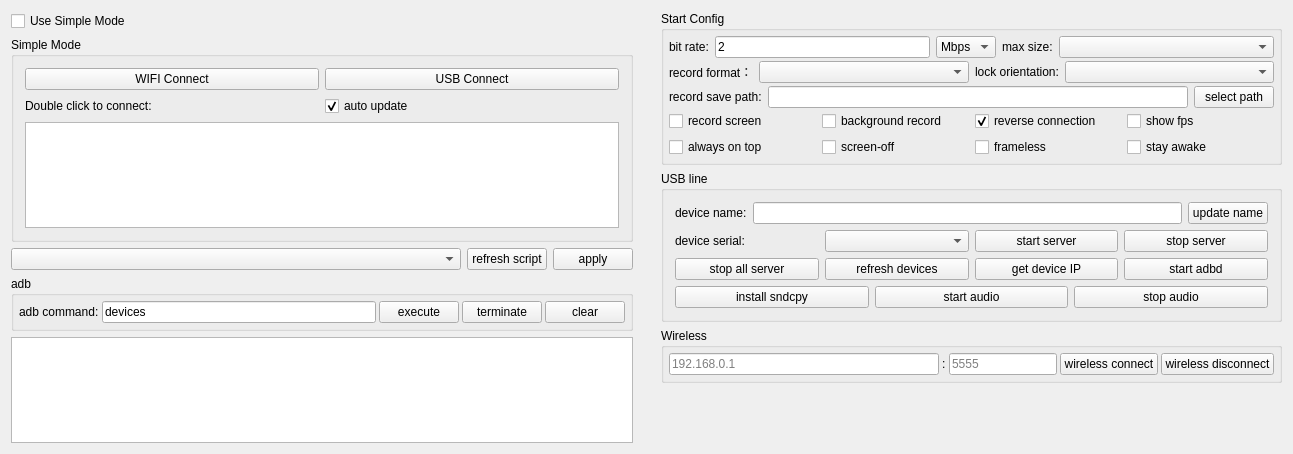
<?xml version="1.0" encoding="UTF-8"?>
<ui version="4.0">
 <class>Widget</class>
 <widget class="QWidget" name="Widget">
  <property name="geometry">
   <rect>
    <x>0</x>
    <y>0</y>
    <width>1293</width>
    <height>454</height>
   </rect>
  </property>
  <property name="windowTitle">
   <string notr="true">QtScrcpy</string>
  </property>
  <layout class="QHBoxLayout" name="horizontalLayout_11">
   <property name="leftMargin">
    <number>0</number>
   </property>
   <property name="topMargin">
    <number>0</number>
   </property>
   <property name="rightMargin">
    <number>0</number>
   </property>
   <property name="bottomMargin">
    <number>0</number>
   </property>
   <item>
    <widget class="QWidget" name="leftWidget" native="true">
     <property name="sizePolicy">
      <sizepolicy hsizetype="Preferred" vsizetype="Preferred">
       <horstretch>0</horstretch>
       <verstretch>0</verstretch>
      </sizepolicy>
     </property>
     <layout class="QVBoxLayout" name="verticalLayout_5">
      <item>
       <widget class="QCheckBox" name="useSingleModeCheck">
        <property name="sizePolicy">
         <sizepolicy hsizetype="Preferred" vsizetype="Maximum">
          <horstretch>0</horstretch>
          <verstretch>0</verstretch>
         </sizepolicy>
        </property>
        <property name="styleSheet">
         <string notr="true"/>
        </property>
        <property name="text">
         <string>Use Simple Mode</string>
        </property>
        <property name="checked">
         <bool>false</bool>
        </property>
       </widget>
      </item>
      <item>
       <widget class="QGroupBox" name="simpleGroupBox">
        <property name="sizePolicy">
         <sizepolicy hsizetype="Preferred" vsizetype="Preferred">
          <horstretch>0</horstretch>
          <verstretch>0</verstretch>
         </sizepolicy>
        </property>
        <property name="title">
         <string>Simple Mode</string>
        </property>
        <property name="checkable">
         <bool>false</bool>
        </property>
        <layout class="QVBoxLayout" name="verticalLayout_4">
         <item>
          <layout class="QHBoxLayout" name="horizontalLayout_9">
           <item>
            <widget class="QPushButton" name="wifiConnectBtn">
             <property name="sizePolicy">
              <sizepolicy hsizetype="Preferred" vsizetype="Maximum">
               <horstretch>0</horstretch>
               <verstretch>0</verstretch>
              </sizepolicy>
             </property>
             <property name="text">
              <string>WIFI Connect</string>
             </property>
            </widget>
           </item>
           <item>
            <widget class="QPushButton" name="usbConnectBtn">
             <property name="sizePolicy">
              <sizepolicy hsizetype="Preferred" vsizetype="Maximum">
               <horstretch>0</horstretch>
               <verstretch>0</verstretch>
              </sizepolicy>
             </property>
             <property name="text">
              <string>USB Connect</string>
             </property>
            </widget>
           </item>
          </layout>
         </item>
         
         <item>
          <layout class="QHBoxLayout" name="horizontalLayout_13">
           <property name="topMargin">
            <number>0</number>
           </property>
           <item>
            <widget class="QLabel" name="label_10">
             <property name="sizePolicy">
              <sizepolicy hsizetype="Preferred" vsizetype="Preferred">
               <horstretch>0</horstretch>
               <verstretch>0</verstretch>
              </sizepolicy>
             </property>
             <property name="text">
              <string>Double click to connect:</string>
             </property>
            </widget>
           </item>
           <item>
            <widget class="QCheckBox" name="autoUpdatecheckBox">
             <property name="sizePolicy">
              <sizepolicy hsizetype="Preferred" vsizetype="Preferred">
               <horstretch>0</horstretch>
               <verstretch>0</verstretch>
              </sizepolicy>
             </property>
             <property name="text">
              <string>auto update</string>
             </property>
             <property name="checked">
              <bool>true</bool>
             </property>
            </widget>
           </item>
          </layout>
         </item>
         <item>
          <widget class="QListWidget" name="connectedPhoneList">
           <property name="sizePolicy">
            <sizepolicy hsizetype="Preferred" vsizetype="Preferred">
             <horstretch>0</horstretch>
             <verstretch>0</verstretch>
            </sizepolicy>
           </property>
          </widget>
         </item>
        </layout>
       </widget>
      </item>
      <item>
          <widget class="QWidget" name="configWidget4" native="true">
           <property name="sizePolicy">
            <sizepolicy hsizetype="Preferred" vsizetype="Preferred">
             <horstretch>0</horstretch>
             <verstretch>0</verstretch>
            </sizepolicy>
           </property>
           <layout class="QHBoxLayout" name="horizontalLayout_8">
            <property name="leftMargin">
             <number>0</number>
            </property>
            <property name="topMargin">
             <number>0</number>
            </property>
            <property name="rightMargin">
             <number>0</number>
            </property>
            <property name="bottomMargin">
             <number>0</number>
            </property>
            <item>
             <widget class="QComboBox" name="gameBox">
              <property name="sizePolicy">
               <sizepolicy hsizetype="MinimumExpanding" vsizetype="Preferred">
                <horstretch>0</horstretch>
                <verstretch>0</verstretch>
               </sizepolicy>
              </property>
             </widget>
            </item>
            <item>
             <widget class="QPushButton" name="refreshGameScriptBtn">
              <property name="sizePolicy">
               <sizepolicy hsizetype="Preferred" vsizetype="Preferred">
                <horstretch>0</horstretch>
                <verstretch>0</verstretch>
               </sizepolicy>
              </property>
              <property name="text">
               <string>refresh script</string>
              </property>
             </widget>
            </item>
            <item>
             <widget class="QPushButton" name="applyScriptBtn">
              <property name="sizePolicy">
               <sizepolicy hsizetype="Preferred" vsizetype="Preferred">
                <horstretch>0</horstretch>
                <verstretch>0</verstretch>
               </sizepolicy>
              </property>
              <property name="text">
               <string>apply</string>
              </property>
             </widget>
            </item>
           </layout>
          </widget>
         </item>
      <item>
       <widget class="QGroupBox" name="adbGroupBox">
        <property name="sizePolicy">
         <sizepolicy hsizetype="Preferred" vsizetype="Maximum">
          <horstretch>0</horstretch>
          <verstretch>0</verstretch>
         </sizepolicy>
        </property>
        <property name="title">
         <string notr="true">adb</string>
        </property>
        <layout class="QHBoxLayout" name="horizontalLayout_2">
         <property name="spacing">
          <number>3</number>
         </property>
         <property name="leftMargin">
          <number>5</number>
         </property>
         <property name="topMargin">
          <number>5</number>
         </property>
         <property name="rightMargin">
          <number>5</number>
         </property>
         <property name="bottomMargin">
          <number>5</number>
         </property>
         <item>
          <widget class="QLabel" name="label_7">
           <property name="sizePolicy">
            <sizepolicy hsizetype="Maximum" vsizetype="Preferred">
             <horstretch>0</horstretch>
             <verstretch>0</verstretch>
            </sizepolicy>
           </property>
           <property name="text">
            <string>adb command:</string>
           </property>
           <property name="buddy">
            <cstring>adbCommandEdt</cstring>
           </property>
          </widget>
         </item>
         <item>
          <widget class="QLineEdit" name="adbCommandEdt">
           <property name="sizePolicy">
            <sizepolicy hsizetype="MinimumExpanding" vsizetype="Preferred">
             <horstretch>0</horstretch>
             <verstretch>0</verstretch>
            </sizepolicy>
           </property>
           <property name="text">
            <string notr="true">devices</string>
           </property>
          </widget>
         </item>
         <item>
          <widget class="QPushButton" name="adbCommandBtn">
           <property name="sizePolicy">
            <sizepolicy hsizetype="Maximum" vsizetype="Preferred">
             <horstretch>0</horstretch>
             <verstretch>0</verstretch>
            </sizepolicy>
           </property>
           <property name="text">
            <string>execute</string>
           </property>
          </widget>
         </item>
         <item>
          <widget class="QPushButton" name="stopAdbBtn">
           <property name="sizePolicy">
            <sizepolicy hsizetype="Maximum" vsizetype="Preferred">
             <horstretch>0</horstretch>
             <verstretch>0</verstretch>
            </sizepolicy>
           </property>
           <property name="text">
            <string>terminate</string>
           </property>
          </widget>
         </item>
         <item>
          <widget class="QPushButton" name="clearOut">
           <property name="sizePolicy">
            <sizepolicy hsizetype="Maximum" vsizetype="Preferred">
             <horstretch>0</horstretch>
             <verstretch>0</verstretch>
            </sizepolicy>
           </property>
           <property name="text">
            <string>clear</string>
           </property>
          </widget>
         </item>
        </layout>
       </widget>
      </item>
      <item>
       <widget class="QTextEdit" name="outEdit">
        <property name="sizePolicy">
         <sizepolicy hsizetype="Preferred" vsizetype="Preferred">
          <horstretch>0</horstretch>
          <verstretch>0</verstretch>
         </sizepolicy>
        </property>
        <property name="focusPolicy">
         <enum>Qt::ClickFocus</enum>
        </property>
        <property name="documentTitle">
         <string/>
        </property>
        <property name="readOnly">
         <bool>true</bool>
        </property>
       </widget>
      </item>
     </layout>
    </widget>
   </item>
   <item>
    <widget class="QWidget" name="rightWidget" native="true">
     <property name="sizePolicy">
      <sizepolicy hsizetype="MinimumExpanding" vsizetype="Preferred">
       <horstretch>0</horstretch>
       <verstretch>0</verstretch>
      </sizepolicy>
     </property>
     <layout class="QVBoxLayout" name="verticalLayout_6">
      <item>
       <widget class="QGroupBox" name="configGroupBox">
        <property name="sizePolicy">
         <sizepolicy hsizetype="Preferred" vsizetype="Preferred">
          <horstretch>0</horstretch>
          <verstretch>0</verstretch>
         </sizepolicy>
        </property>
        <property name="title">
         <string>Start Config</string>
        </property>
        <layout class="QVBoxLayout" name="verticalLayout_3">
         <property name="spacing">
          <number>3</number>
         </property>
         <property name="leftMargin">
          <number>5</number>
         </property>
         <property name="topMargin">
          <number>5</number>
         </property>
         <property name="rightMargin">
          <number>5</number>
         </property>
         <property name="bottomMargin">
          <number>5</number>
         </property>
         <item>
          <widget class="QWidget" name="configWidget1" native="true">
           <property name="sizePolicy">
            <sizepolicy hsizetype="Preferred" vsizetype="Preferred">
             <horstretch>0</horstretch>
             <verstretch>0</verstretch>
            </sizepolicy>
           </property>
           <layout class="QHBoxLayout" name="horizontalLayout_5">
            <property name="leftMargin">
             <number>0</number>
            </property>
            <property name="topMargin">
             <number>0</number>
            </property>
            <property name="rightMargin">
             <number>0</number>
            </property>
            <property name="bottomMargin">
             <number>0</number>
            </property>
            <item>
             <widget class="QLabel" name="label_3">
              <property name="sizePolicy">
               <sizepolicy hsizetype="Maximum" vsizetype="Preferred">
                <horstretch>0</horstretch>
                <verstretch>0</verstretch>
               </sizepolicy>
              </property>
              <property name="text">
               <string>bit rate:</string>
              </property>
             </widget>
            </item>
            <item>
             <widget class="QLineEdit" name="bitRateEdit">
              <property name="sizePolicy">
               <sizepolicy hsizetype="Preferred" vsizetype="Preferred">
                <horstretch>0</horstretch>
                <verstretch>0</verstretch>
               </sizepolicy>
              </property>
              <property name="text">
               <string notr="true">2</string>
              </property>
             </widget>
            </item>
            <item>
             <widget class="QComboBox" name="bitRateBox">
              <property name="sizePolicy">
               <sizepolicy hsizetype="Maximum" vsizetype="Preferred">
                <horstretch>0</horstretch>
                <verstretch>0</verstretch>
               </sizepolicy>
              </property>
              <property name="toolTip">
               <string/>
              </property>
              <property name="currentText">
               <string notr="true">Mbps</string>
              </property>
              <item>
               <property name="text">
                <string notr="true">Mbps</string>
               </property>
              </item>
              <item>
               <property name="text">
                <string notr="true">Kbps</string>
               </property>
              </item>
             </widget>
            </item>
            <item>
             <widget class="QLabel" name="label_4">
              <property name="sizePolicy">
               <sizepolicy hsizetype="Maximum" vsizetype="Preferred">
                <horstretch>0</horstretch>
                <verstretch>0</verstretch>
               </sizepolicy>
              </property>
              <property name="text">
               <string>max size:</string>
              </property>
             </widget>
            </item>
            <item>
             <widget class="QComboBox" name="maxSizeBox">
              <property name="sizePolicy">
               <sizepolicy hsizetype="Preferred" vsizetype="Preferred">
                <horstretch>0</horstretch>
                <verstretch>0</verstretch>
               </sizepolicy>
              </property>
              <property name="toolTip">
               <string/>
              </property>
             </widget>
            </item>
           </layout>
          </widget>
         </item>
         <item>
          <widget class="QWidget" name="configWidget5" native="true">
           <property name="sizePolicy">
            <sizepolicy hsizetype="Preferred" vsizetype="Preferred">
             <horstretch>0</horstretch>
             <verstretch>0</verstretch>
            </sizepolicy>
           </property>
           <layout class="QHBoxLayout" name="horizontalLayout_7">
            <property name="leftMargin">
             <number>0</number>
            </property>
            <property name="topMargin">
             <number>0</number>
            </property>
            <property name="rightMargin">
             <number>0</number>
            </property>
            <property name="bottomMargin">
             <number>0</number>
            </property>
            <item>
             <widget class="QLabel" name="label_6">
              <property name="sizePolicy">
               <sizepolicy hsizetype="Maximum" vsizetype="Preferred">
                <horstretch>0</horstretch>
                <verstretch>0</verstretch>
               </sizepolicy>
              </property>
              <property name="text">
               <string>record format：</string>
              </property>
             </widget>
            </item>
            <item>
             <widget class="QComboBox" name="formatBox">
              <property name="sizePolicy">
               <sizepolicy hsizetype="Preferred" vsizetype="Preferred">
                <horstretch>0</horstretch>
                <verstretch>0</verstretch>
               </sizepolicy>
              </property>
             </widget>
            </item>
            <item>
             <widget class="QLabel" name="label_8">
              <property name="sizePolicy">
               <sizepolicy hsizetype="Maximum" vsizetype="Preferred">
                <horstretch>0</horstretch>
                <verstretch>0</verstretch>
               </sizepolicy>
              </property>
              <property name="text">
               <string>lock orientation:</string>
              </property>
             </widget>
            </item>
            <item>
             <widget class="QComboBox" name="lockOrientationBox">
              <property name="sizePolicy">
               <sizepolicy hsizetype="Preferred" vsizetype="Preferred">
                <horstretch>0</horstretch>
                <verstretch>0</verstretch>
               </sizepolicy>
              </property>
             </widget>
            </item>
           </layout>
          </widget>
         </item>
         <item>
          <widget class="QWidget" name="configWidget2" native="true">
           <property name="sizePolicy">
            <sizepolicy hsizetype="Preferred" vsizetype="Preferred">
             <horstretch>0</horstretch>
             <verstretch>0</verstretch>
            </sizepolicy>
           </property>
           <layout class="QHBoxLayout" name="horizontalLayout_6">
            <property name="leftMargin">
             <number>0</number>
            </property>
            <property name="topMargin">
             <number>0</number>
            </property>
            <property name="rightMargin">
             <number>0</number>
            </property>
            <property name="bottomMargin">
             <number>0</number>
            </property>
            <item>
             <widget class="QLabel" name="label_5">
              <property name="sizePolicy">
               <sizepolicy hsizetype="Preferred" vsizetype="Preferred">
                <horstretch>0</horstretch>
                <verstretch>0</verstretch>
               </sizepolicy>
              </property>
              <property name="text">
               <string>record save path:</string>
              </property>
              <property name="buddy">
               <cstring>recordPathEdt</cstring>
              </property>
             </widget>
            </item>
            <item>
             <widget class="QLineEdit" name="recordPathEdt">
              <property name="sizePolicy">
               <sizepolicy hsizetype="MinimumExpanding" vsizetype="Preferred">
                <horstretch>0</horstretch>
                <verstretch>0</verstretch>
               </sizepolicy>
              </property>
              <property name="readOnly">
               <bool>true</bool>
              </property>
             </widget>
            </item>
            <item>
             <widget class="QPushButton" name="selectRecordPathBtn">
              <property name="sizePolicy">
               <sizepolicy hsizetype="Preferred" vsizetype="Preferred">
                <horstretch>0</horstretch>
                <verstretch>0</verstretch>
               </sizepolicy>
              </property>
              <property name="text">
               <string>select path</string>
              </property>
              <property name="autoDefault">
               <bool>false</bool>
              </property>
             </widget>
            </item>
           </layout>
          </widget>
         </item>
         
         <item>
          <widget class="QWidget" name="configWidget3" native="true">
           <property name="sizePolicy">
            <sizepolicy hsizetype="Preferred" vsizetype="Preferred">
             <horstretch>0</horstretch>
             <verstretch>0</verstretch>
            </sizepolicy>
           </property>
           <layout class="QGridLayout" name="gridLayout">
            <property name="leftMargin">
             <number>0</number>
            </property>
            <property name="topMargin">
             <number>0</number>
            </property>
            <property name="rightMargin">
             <number>0</number>
            </property>
            <property name="bottomMargin">
             <number>0</number>
            </property>
            <item row="1" column="1">
             <widget class="QCheckBox" name="closeScreenCheck">
              <property name="sizePolicy">
               <sizepolicy hsizetype="Preferred" vsizetype="Preferred">
                <horstretch>0</horstretch>
                <verstretch>0</verstretch>
               </sizepolicy>
              </property>
              <property name="text">
               <string>screen-off</string>
              </property>
             </widget>
            </item>
            <item row="1" column="3">
             <widget class="QCheckBox" name="framelessCheck">
              <property name="sizePolicy">
               <sizepolicy hsizetype="Preferred" vsizetype="Preferred">
                <horstretch>0</horstretch>
                <verstretch>0</verstretch>
               </sizepolicy>
              </property>
              <property name="text">
               <string>frameless</string>
              </property>
             </widget>
            </item>
            <item row="1" column="0">
             <widget class="QCheckBox" name="alwaysTopCheck">
              <property name="sizePolicy">
               <sizepolicy hsizetype="Preferred" vsizetype="Preferred">
                <horstretch>0</horstretch>
                <verstretch>0</verstretch>
               </sizepolicy>
              </property>
              <property name="text">
               <string>always on top</string>
              </property>
              <property name="checked">
               <bool>false</bool>
              </property>
             </widget>
            </item>
            <item row="0" column="1">
             <widget class="QCheckBox" name="notDisplayCheck">
              <property name="sizePolicy">
               <sizepolicy hsizetype="Preferred" vsizetype="Preferred">
                <horstretch>0</horstretch>
                <verstretch>0</verstretch>
               </sizepolicy>
              </property>
              <property name="text">
               <string>background record</string>
              </property>
              <property name="checkable">
               <bool>false</bool>
              </property>
             </widget>
            </item>
            <item row="0" column="3">
             <widget class="QCheckBox" name="useReverseCheck">
              <property name="sizePolicy">
               <sizepolicy hsizetype="Preferred" vsizetype="Preferred">
                <horstretch>0</horstretch>
                <verstretch>0</verstretch>
               </sizepolicy>
              </property>
              <property name="text">
               <string>reverse connection</string>
              </property>
              <property name="checked">
               <bool>true</bool>
              </property>
             </widget>
            </item>
            <item row="0" column="0">
             <widget class="QCheckBox" name="recordScreenCheck">
              <property name="sizePolicy">
               <sizepolicy hsizetype="Preferred" vsizetype="Preferred">
                <horstretch>0</horstretch>
                <verstretch>0</verstretch>
               </sizepolicy>
              </property>
              <property name="text">
               <string>record screen</string>
              </property>
             </widget>
            </item>
            <item row="0" column="4">
             <widget class="QCheckBox" name="fpsCheck">
              <property name="sizePolicy">
               <sizepolicy hsizetype="Preferred" vsizetype="Preferred">
                <horstretch>0</horstretch>
                <verstretch>0</verstretch>
               </sizepolicy>
              </property>
              <property name="text">
               <string>show fps</string>
              </property>
             </widget>
            </item>
            <item row="1" column="4">
             <widget class="QCheckBox" name="stayAwakeCheck">
              <property name="sizePolicy">
               <sizepolicy hsizetype="Preferred" vsizetype="Preferred">
                <horstretch>0</horstretch>
                <verstretch>0</verstretch>
               </sizepolicy>
              </property>
              <property name="text">
               <string>stay awake</string>
              </property>
             </widget>
            </item>
           </layout>
          </widget>
         </item>
        </layout>
       </widget>
      </item>
      <item>
       <widget class="QGroupBox" name="usbGroupBox">
        <property name="sizePolicy">
         <sizepolicy hsizetype="Preferred" vsizetype="Preferred">
          <horstretch>0</horstretch>
          <verstretch>0</verstretch>
         </sizepolicy>
        </property>
        <property name="title">
         <string>USB line</string>
        </property>
        <layout class="QVBoxLayout" name="verticalLayout">
         <item>
          <layout class="QHBoxLayout" name="horizontalLayout_10">
           <item>
            <widget class="QLabel" name="label_9">
             <property name="sizePolicy">
              <sizepolicy hsizetype="Preferred" vsizetype="Preferred">
               <horstretch>0</horstretch>
               <verstretch>0</verstretch>
              </sizepolicy>
             </property>
             <property name="text">
              <string>device name:</string>
             </property>
            </widget>
           </item>
           <item>
            <widget class="QLineEdit" name="userNameEdt">
             <property name="sizePolicy">
              <sizepolicy hsizetype="MinimumExpanding" vsizetype="Preferred">
               <horstretch>0</horstretch>
               <verstretch>0</verstretch>
              </sizepolicy>
             </property>
            </widget>
           </item>
           <item>
            <widget class="QPushButton" name="updateNameBtn">
             <property name="sizePolicy">
              <sizepolicy hsizetype="Preferred" vsizetype="Preferred">
               <horstretch>0</horstretch>
               <verstretch>0</verstretch>
              </sizepolicy>
             </property>
             <property name="text">
              <string>update name</string>
             </property>
             <property name="autoDefault">
              <bool>false</bool>
             </property>
            </widget>
           </item>
          </layout>
         </item>
         <item>
          <widget class="QWidget" name="usbWidget1" native="true">
           <property name="sizePolicy">
            <sizepolicy hsizetype="Preferred" vsizetype="Preferred">
             <horstretch>0</horstretch>
             <verstretch>0</verstretch>
            </sizepolicy>
           </property>
           <layout class="QHBoxLayout" name="horizontalLayout_3">
            <property name="leftMargin">
             <number>0</number>
            </property>
            <property name="topMargin">
             <number>0</number>
            </property>
            <property name="rightMargin">
             <number>0</number>
            </property>
            <property name="bottomMargin">
             <number>0</number>
            </property>
            <item>
             <widget class="QLabel" name="label_2">
              <property name="sizePolicy">
               <sizepolicy hsizetype="Preferred" vsizetype="Preferred">
                <horstretch>0</horstretch>
                <verstretch>0</verstretch>
               </sizepolicy>
              </property>
              <property name="text">
               <string>device serial:</string>
              </property>
             </widget>
            </item>
            <item>
             <widget class="QComboBox" name="serialBox">
              <property name="sizePolicy">
               <sizepolicy hsizetype="Preferred" vsizetype="Preferred">
                <horstretch>0</horstretch>
                <verstretch>0</verstretch>
               </sizepolicy>
              </property>
             </widget>
            </item>
            <item>
             <widget class="QPushButton" name="startServerBtn">
              <property name="sizePolicy">
               <sizepolicy hsizetype="Preferred" vsizetype="Preferred">
                <horstretch>0</horstretch>
                <verstretch>0</verstretch>
               </sizepolicy>
              </property>
              <property name="text">
               <string>start server</string>
              </property>
              <property name="autoDefault">
               <bool>false</bool>
              </property>
             </widget>
            </item>
            <item>
             <widget class="QPushButton" name="stopServerBtn">
              <property name="sizePolicy">
               <sizepolicy hsizetype="Preferred" vsizetype="Preferred">
                <horstretch>0</horstretch>
                <verstretch>0</verstretch>
               </sizepolicy>
              </property>
              <property name="text">
               <string>stop server</string>
              </property>
              <property name="autoDefault">
               <bool>false</bool>
              </property>
             </widget>
            </item>
           </layout>
          </widget>
         </item>
         <item>
          <widget class="QWidget" name="usbWidget2" native="true">
           <property name="sizePolicy">
            <sizepolicy hsizetype="Preferred" vsizetype="Preferred">
             <horstretch>0</horstretch>
             <verstretch>0</verstretch>
            </sizepolicy>
           </property>
           <layout class="QHBoxLayout" name="horizontalLayout_4">
            <property name="leftMargin">
             <number>0</number>
            </property>
            <property name="topMargin">
             <number>0</number>
            </property>
            <property name="rightMargin">
             <number>0</number>
            </property>
            <property name="bottomMargin">
             <number>0</number>
            </property>
            <item>
             <widget class="QPushButton" name="stopAllServerBtn">
              <property name="sizePolicy">
               <sizepolicy hsizetype="Preferred" vsizetype="Preferred">
                <horstretch>0</horstretch>
                <verstretch>0</verstretch>
               </sizepolicy>
              </property>
              <property name="text">
               <string>stop all server</string>
              </property>
             </widget>
            </item>
            <item>
             <widget class="QPushButton" name="updateDevice">
              <property name="sizePolicy">
               <sizepolicy hsizetype="Preferred" vsizetype="Preferred">
                <horstretch>0</horstretch>
                <verstretch>0</verstretch>
               </sizepolicy>
              </property>
              <property name="text">
               <string>refresh devices</string>
              </property>
              <property name="autoDefault">
               <bool>false</bool>
              </property>
             </widget>
            </item>
            <item>
             <widget class="QPushButton" name="getIPBtn">
              <property name="sizePolicy">
               <sizepolicy hsizetype="Preferred" vsizetype="Preferred">
                <horstretch>0</horstretch>
                <verstretch>0</verstretch>
               </sizepolicy>
              </property>
              <property name="text">
               <string>get device IP</string>
              </property>
              <property name="autoDefault">
               <bool>false</bool>
              </property>
             </widget>
            </item>
            <item>
             <widget class="QPushButton" name="startAdbdBtn">
              <property name="sizePolicy">
               <sizepolicy hsizetype="Preferred" vsizetype="Preferred">
                <horstretch>0</horstretch>
                <verstretch>0</verstretch>
               </sizepolicy>
              </property>
              <property name="text">
               <string>start adbd</string>
              </property>
              <property name="autoDefault">
               <bool>false</bool>
              </property>
             </widget>
            </item>
           </layout>
          </widget>
         </item>
         <item>
          <widget class="QWidget" name="usbWidget3" native="true">
           <layout class="QHBoxLayout" name="horizontalLayout_12">
            <property name="leftMargin">
             <number>0</number>
            </property>
            <property name="topMargin">
             <number>0</number>
            </property>
            <property name="rightMargin">
             <number>0</number>
            </property>
            <property name="bottomMargin">
             <number>0</number>
            </property>
            <item>
             <widget class="QPushButton" name="installSndcpyBtn">
              <property name="sizePolicy">
               <sizepolicy hsizetype="Preferred" vsizetype="Preferred">
                <horstretch>0</horstretch>
                <verstretch>0</verstretch>
               </sizepolicy>
              </property>
              <property name="text">
               <string>install sndcpy</string>
              </property>
             </widget>
            </item>
            <item>
             <widget class="QPushButton" name="startAudioBtn">
              <property name="sizePolicy">
               <sizepolicy hsizetype="Preferred" vsizetype="Preferred">
                <horstretch>0</horstretch>
                <verstretch>0</verstretch>
               </sizepolicy>
              </property>
              <property name="text">
               <string>start audio</string>
              </property>
             </widget>
            </item>
            <item>
             <widget class="QPushButton" name="stopAudioBtn">
              <property name="sizePolicy">
               <sizepolicy hsizetype="Preferred" vsizetype="Preferred">
                <horstretch>0</horstretch>
                <verstretch>0</verstretch>
               </sizepolicy>
              </property>
              <property name="text">
               <string>stop audio</string>
              </property>
             </widget>
            </item>
           </layout>
          </widget>
         </item>
        </layout>
       </widget>
      </item>
      <item>
       <widget class="QGroupBox" name="wirelessGroupBox">
        <property name="sizePolicy">
         <sizepolicy hsizetype="Preferred" vsizetype="Preferred">
          <horstretch>0</horstretch>
          <verstretch>0</verstretch>
         </sizepolicy>
        </property>
        <property name="title">
         <string>Wireless</string>
        </property>
        <layout class="QHBoxLayout" name="horizontalLayout">
         <property name="spacing">
          <number>3</number>
         </property>
         <property name="leftMargin">
          <number>5</number>
         </property>
         <property name="topMargin">
          <number>5</number>
         </property>
         <property name="rightMargin">
          <number>5</number>
         </property>
         <property name="bottomMargin">
          <number>5</number>
         </property>
         <item>
          <widget class="QLineEdit" name="deviceIpEdt">
           <property name="sizePolicy">
            <sizepolicy hsizetype="MinimumExpanding" vsizetype="Preferred">
             <horstretch>0</horstretch>
             <verstretch>0</verstretch>
            </sizepolicy>
           </property>
           <property name="text">
            <string/>
           </property>
           <property name="maxLength">
            <number>128</number>
           </property>
           <property name="placeholderText">
            <string notr="true">192.168.0.1</string>
           </property>
          </widget>
         </item>
         <item>
          <widget class="QLabel" name="label">
           <property name="sizePolicy">
            <sizepolicy hsizetype="Maximum" vsizetype="Preferred">
             <horstretch>0</horstretch>
             <verstretch>0</verstretch>
            </sizepolicy>
           </property>
           <property name="text">
            <string notr="true">:</string>
           </property>
          </widget>
         </item>
         <item>
          <widget class="QLineEdit" name="devicePortEdt">
           <property name="sizePolicy">
            <sizepolicy hsizetype="Maximum" vsizetype="Preferred">
             <horstretch>0</horstretch>
             <verstretch>0</verstretch>
            </sizepolicy>
           </property>
           <property name="text">
            <string/>
           </property>
           <property name="maxLength">
            <number>6</number>
           </property>
           <property name="placeholderText">
            <string notr="true">5555</string>
           </property>
          </widget>
         </item>
         <item>
          <widget class="QPushButton" name="wirelessConnectBtn">
           <property name="sizePolicy">
            <sizepolicy hsizetype="Preferred" vsizetype="Preferred">
             <horstretch>0</horstretch>
             <verstretch>0</verstretch>
            </sizepolicy>
           </property>
           <property name="text">
            <string>wireless connect</string>
           </property>
           <property name="autoDefault">
            <bool>false</bool>
           </property>
          </widget>
         </item>
         <item>
          <widget class="QPushButton" name="wirelessDisConnectBtn">
           <property name="sizePolicy">
            <sizepolicy hsizetype="Preferred" vsizetype="Preferred">
             <horstretch>0</horstretch>
             <verstretch>0</verstretch>
            </sizepolicy>
           </property>
           <property name="text">
            <string>wireless disconnect</string>
           </property>
           <property name="autoDefault">
            <bool>false</bool>
           </property>
          </widget>
         </item>
        </layout>
       </widget>
      </item>
      <item>
       <spacer name="verticalSpacer">
        <property name="sizePolicy">
         <sizepolicy hsizetype="Preferred" vsizetype="Preferred">
          <horstretch>0</horstretch>
          <verstretch>0</verstretch>
         </sizepolicy>
        </property>
        <property name="orientation">
         <enum>Qt::Vertical</enum>
        </property>
        <property name="sizeHint" stdset="0">
         <size>
          <width>20</width>
          <height>40</height>
         </size>
        </property>
       </spacer>
      </item>
     </layout>
    </widget>
   </item>
  </layout>
 </widget>
 <layoutdefault spacing="6" margin="11"/>
 <tabstops>
  <tabstop>deviceIpEdt</tabstop>
  <tabstop>devicePortEdt</tabstop>
  <tabstop>wirelessConnectBtn</tabstop>
  <tabstop>wirelessDisConnectBtn</tabstop>
  <tabstop>adbCommandEdt</tabstop>
  <tabstop>adbCommandBtn</tabstop>
  <tabstop>stopAdbBtn</tabstop>
  <tabstop>clearOut</tabstop>
 </tabstops>
 <resources/>
 <connections/>
</ui>
